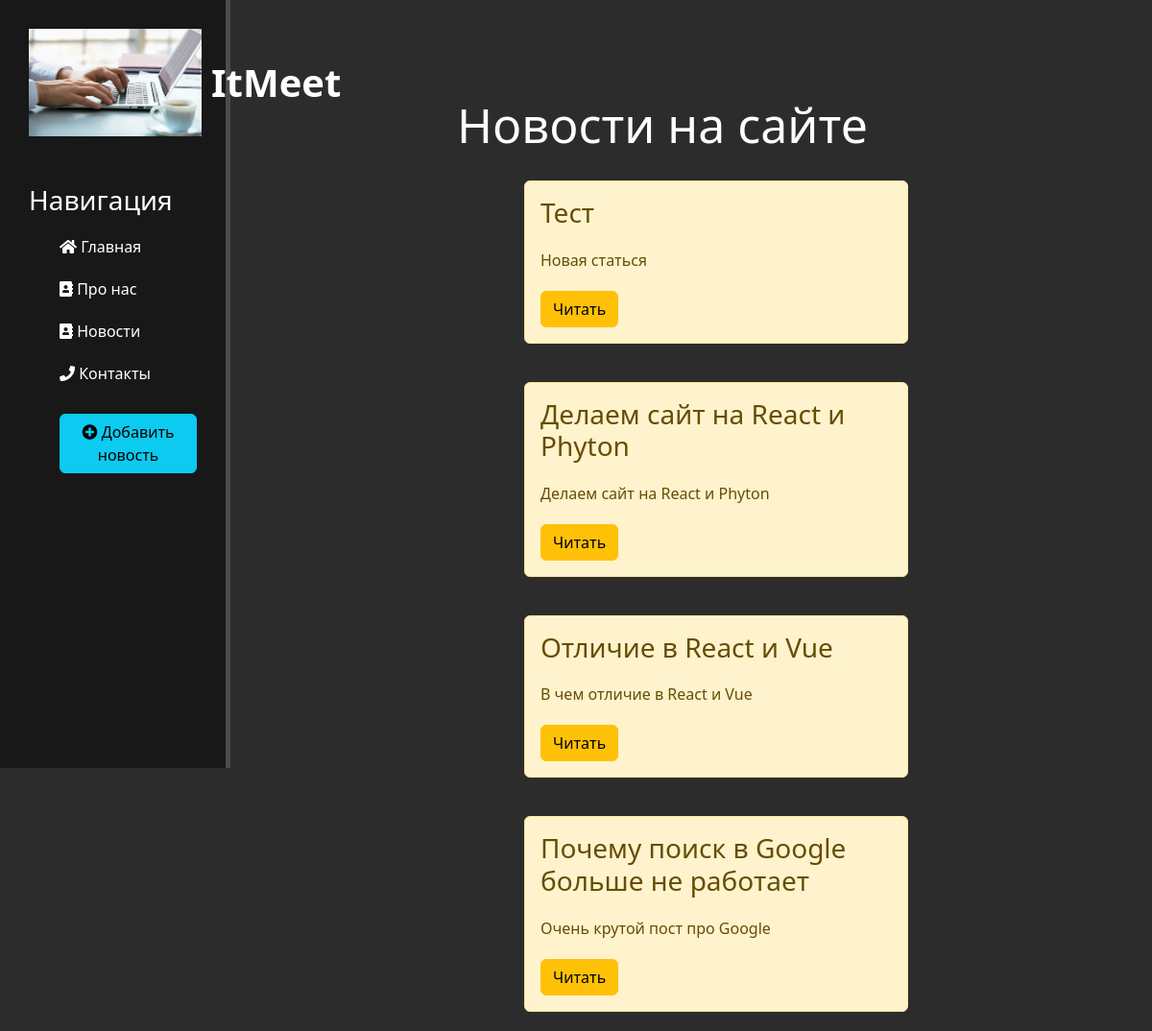
The page /news/ on the database as committed earlier.
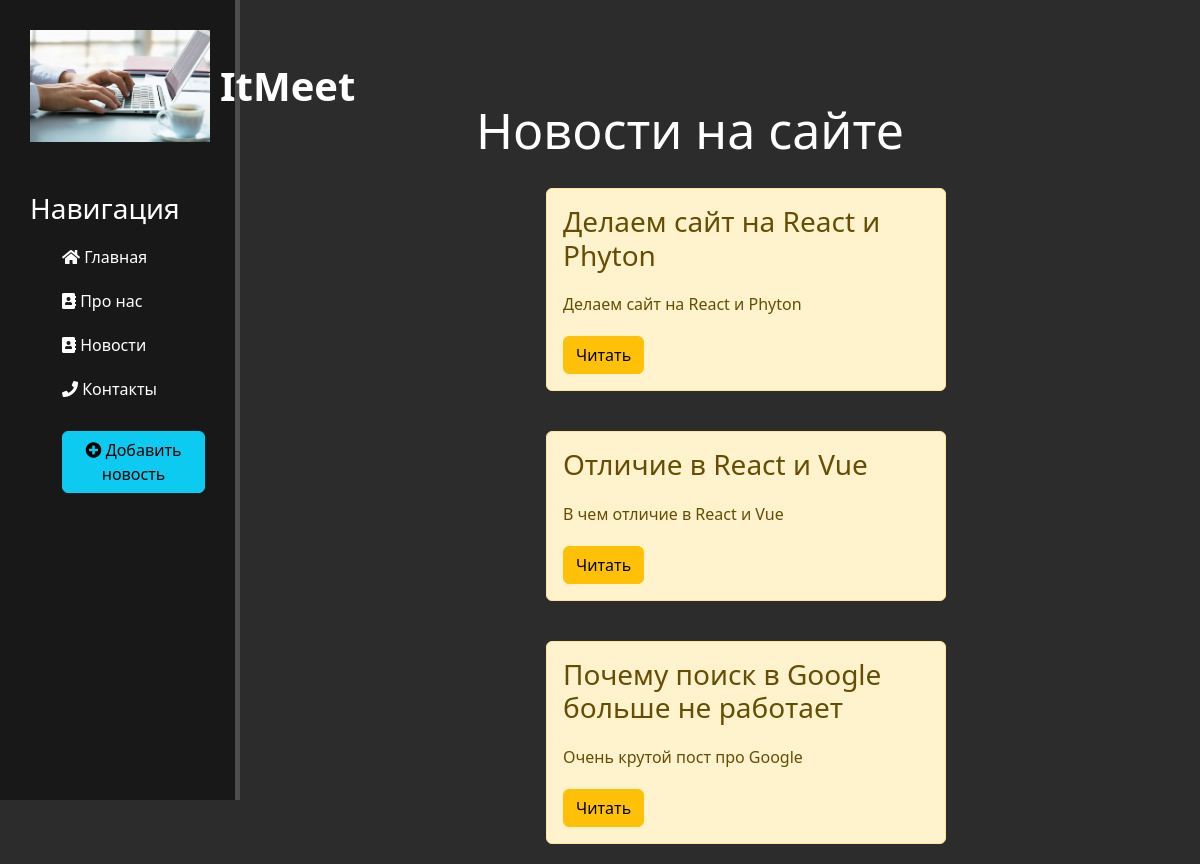
The same page on the database as committed later.
### news/models.py (models this page shows, shortened)
class Artiles(models.Model):
    title = models.CharField('Название', max_length=50)
    anons = models.CharField('Анонс', max_length=250)
    full_text = models.TextField('Статья')
    data = models.DateTimeField('Дата публикации')
    class Meta:
        verbose_name = 'Новость'
        verbose_name_plural = 'Новости'

### news/views.py (the view)
def news_home(request):
    news = Artiles.objects.order_by('-data')
    return render(request, 'news/news_home.html', {'news':news})

### news/templates/news/news_home.html (shortened to what this page needs)
{% extends 'main/layout.html' %}
{% block content %}
    <div class="features">
        <h1>Новости на сайте</h1>
        {% if news %}
            {% for el in news %}
                <div class="alert alert-warning">
                    <h3>{{el.title}}</h3>
                    <p>{{ el.anons }}</p>
                    <a href="{% url 'news-detail' el.id %}" class="btn btn-warning">Читать<a>
                </div>
            {% endfor %}
        {% else %}
            <p>У вас нет записей!</p>
        {% endif %}
    </div>
{% endblock %}

### main/templates/main/layout.html (shortened to what this page needs)
{% load static %}
<!DOCTYPE html>
<html lang="ru">
<head>
    <link rel="stylesheet" href="https://cdn.jsdelivr.net/npm/bootstrap@5.3.3/dist/css/bootstrap.min.css" />
    <link rel="stylesheet" href="https://use.fontawesome.com/releases/v5.8.2/css/all.css" />
    <link rel="stylesheet" href="{% static 'main/css/main.css' %}" />
</head>
<body>
    <aside>
        <div class='menu_logo'>
        <img class="logo_img" src="{% static 'main/img/advantage.jpg' %}"" alt='Лого'/>
        <div class="logo">ItMeet</div>
        </div>
        <h3>Навигация</h3>
        <ul>
        <a href="{% url 'home' %}"><li><i class="fas fa-home"></i> Главная</li></a>
        <a href="{% url 'about' %}"><li><i class="fas fa-address-book"></i> Про нас</li></a>
        <a href="{% url 'news_home' %}"><li><i class="fas fa-address-book"></i> Новости</li></a>
        <a href="{% url 'home' %}"><li><i class="fas fa-phone"></i> Контакты</li></a>
        <a href="{% url 'create' %}"><button class='add-news btn btn-info'><i class="fas fa-plus-circle"></i> Добавить новость</button></a>
        </ul>
    </aside>
    <main>
    {% block content %}
    {% endblock %}
    </main>
</body>
</html>

### main/static/main/css/main.css (style rules this page uses)
body { background: #2c2c2c; }
.logo_img { width: 180px; float: left; }
aside { float: left; background: #181818; width: 20%; padding: 2.5%; height: 100vh; color: #fff; border-right: 5px solid #4d4d4d; }
.logo { font-size: 40px; margin-left: 10px; font-weight: bold; }
.menu_logo { display: flex; align-items: center; }
aside h3 { margin-top: 50px; font-size: 28px; }
aside ul { list-style: none }
aside ul li { color: #fff; display: block; margin-top: 20px; transition: transform .6s ease; }
aside ul a { text-decoration: none; }
main .features { float: left; color: #fff; margin-top: 100px; text-align: center; width: 75%; }
main .features h1 { font-size: 50px; }
main .features p { max-width: 400px; margin: 20px auto; }
.alert-warning { float: left; clear: both; width: 400px; margin: 20px 34%; text-align: left; }
.add-news { margin-top: 30px; }

Rows that differ between the two databases and show on the page:
removed Artiles: title "Тест", anons "Новая статься"
